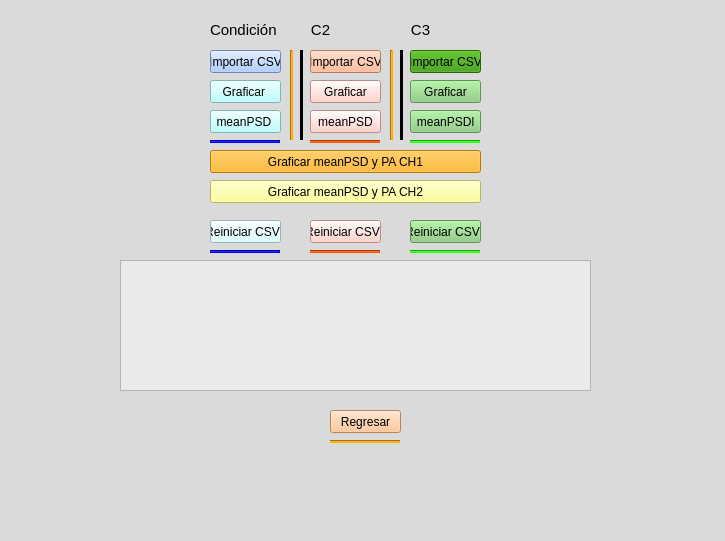
<?xml version="1.0" encoding="UTF-8"?>
<ui version="4.0">
 <class>tres</class>
 <widget class="QMainWindow" name="tres">
  <property name="geometry">
   <rect>
    <x>0</x>
    <y>0</y>
    <width>725</width>
    <height>541</height>
   </rect>
  </property>
  <property name="windowTitle">
   <string>MainWindow</string>
  </property>
  <property name="styleSheet">
   <string notr="true">background-color: rgb(218, 218, 218);</string>
  </property>
  <widget class="QWidget" name="centralwidget">
   <widget class="Line" name="line_4">
    <property name="geometry">
     <rect>
      <x>210</x>
      <y>250</y>
      <width>70</width>
      <height>3</height>
     </rect>
    </property>
    <property name="styleSheet">
     <string notr="true">background-color: rgb(0, 0, 255);</string>
    </property>
    <property name="orientation">
     <enum>Qt::Horizontal</enum>
    </property>
   </widget>
   <widget class="QLabel" name="label">
    <property name="geometry">
     <rect>
      <x>210</x>
      <y>20</y>
      <width>71</width>
      <height>20</height>
     </rect>
    </property>
    <property name="text">
     <string>&lt;html&gt;&lt;head/&gt;&lt;body&gt;&lt;p align=&quot;center&quot;&gt;&lt;span style=&quot; font-size:11pt;&quot;&gt;Condición 1&lt;/span&gt;&lt;/p&gt;&lt;/body&gt;&lt;/html&gt;</string>
    </property>
   </widget>
   <widget class="Line" name="line_3">
    <property name="geometry">
     <rect>
      <x>410</x>
      <y>140</y>
      <width>70</width>
      <height>3</height>
     </rect>
    </property>
    <property name="styleSheet">
     <string notr="true">background-color: rgb(36, 255, 12);</string>
    </property>
    <property name="orientation">
     <enum>Qt::Horizontal</enum>
    </property>
   </widget>
   <widget class="QPushButton" name="boton4">
    <property name="geometry">
     <rect>
      <x>410</x>
      <y>50</y>
      <width>71</width>
      <height>23</height>
     </rect>
    </property>
    <property name="styleSheet">
     <string notr="true">background-color: rgb(49, 147, 0);</string>
    </property>
    <property name="text">
     <string>Importar CSV</string>
    </property>
   </widget>
   <widget class="Line" name="line_5">
    <property name="geometry">
     <rect>
      <x>310</x>
      <y>250</y>
      <width>70</width>
      <height>3</height>
     </rect>
    </property>
    <property name="styleSheet">
     <string notr="true">background-color: rgb(255, 85, 0);</string>
    </property>
    <property name="orientation">
     <enum>Qt::Horizontal</enum>
    </property>
   </widget>
   <widget class="Line" name="line_6">
    <property name="geometry">
     <rect>
      <x>410</x>
      <y>250</y>
      <width>70</width>
      <height>3</height>
     </rect>
    </property>
    <property name="styleSheet">
     <string notr="true">background-color: rgb(36, 255, 12);</string>
    </property>
    <property name="orientation">
     <enum>Qt::Horizontal</enum>
    </property>
   </widget>
   <widget class="QPushButton" name="boton1_1">
    <property name="geometry">
     <rect>
      <x>210</x>
      <y>80</y>
      <width>71</width>
      <height>23</height>
     </rect>
    </property>
    <property name="styleSheet">
     <string notr="true">background-color: rgb(170, 255, 255);</string>
    </property>
    <property name="text">
     <string>Graficar </string>
    </property>
   </widget>
   <widget class="Line" name="line">
    <property name="geometry">
     <rect>
      <x>210</x>
      <y>140</y>
      <width>70</width>
      <height>3</height>
     </rect>
    </property>
    <property name="styleSheet">
     <string notr="true">background-color: rgb(0, 0, 255);</string>
    </property>
    <property name="orientation">
     <enum>Qt::Horizontal</enum>
    </property>
   </widget>
   <widget class="QPushButton" name="boton2_1">
    <property name="geometry">
     <rect>
      <x>210</x>
      <y>180</y>
      <width>271</width>
      <height>23</height>
     </rect>
    </property>
    <property name="styleSheet">
     <string notr="true">background-color: rgb(255, 255, 127);</string>
    </property>
    <property name="text">
     <string>Graficar meanPSD y PA CH2</string>
    </property>
   </widget>
   <widget class="QLabel" name="label_2">
    <property name="geometry">
     <rect>
      <x>310</x>
      <y>20</y>
      <width>21</width>
      <height>20</height>
     </rect>
    </property>
    <property name="text">
     <string>&lt;html&gt;&lt;head/&gt;&lt;body&gt;&lt;p align=&quot;center&quot;&gt;&lt;span style=&quot; font-size:11pt;&quot;&gt;C2&lt;/span&gt;&lt;/p&gt;&lt;/body&gt;&lt;/html&gt;</string>
    </property>
   </widget>
   <widget class="QPushButton" name="boton1">
    <property name="geometry">
     <rect>
      <x>210</x>
      <y>50</y>
      <width>71</width>
      <height>23</height>
     </rect>
    </property>
    <property name="styleSheet">
     <string notr="true">background-color: rgb(151, 191, 255);</string>
    </property>
    <property name="text">
     <string>Importar CSV</string>
    </property>
   </widget>
   <widget class="QLabel" name="label_3">
    <property name="geometry">
     <rect>
      <x>410</x>
      <y>20</y>
      <width>21</width>
      <height>20</height>
     </rect>
    </property>
    <property name="text">
     <string>&lt;html&gt;&lt;head/&gt;&lt;body&gt;&lt;p align=&quot;center&quot;&gt;&lt;span style=&quot; font-size:11pt;&quot;&gt;C3&lt;/span&gt;&lt;/p&gt;&lt;/body&gt;&lt;/html&gt;</string>
    </property>
   </widget>
   <widget class="QPushButton" name="boton4_3">
    <property name="geometry">
     <rect>
      <x>410</x>
      <y>220</y>
      <width>71</width>
      <height>23</height>
     </rect>
    </property>
    <property name="styleSheet">
     <string notr="true">background-color: rgb(133, 203, 120);</string>
    </property>
    <property name="text">
     <string>Reiniciar CSVs</string>
    </property>
   </widget>
   <widget class="QPushButton" name="boton1_3">
    <property name="geometry">
     <rect>
      <x>210</x>
      <y>220</y>
      <width>71</width>
      <height>23</height>
     </rect>
    </property>
    <property name="styleSheet">
     <string notr="true">background-color: rgb(208, 255, 255);</string>
    </property>
    <property name="text">
     <string>Reiniciar CSVs</string>
    </property>
   </widget>
   <widget class="Line" name="line_12">
    <property name="geometry">
     <rect>
      <x>290</x>
      <y>50</y>
      <width>3</width>
      <height>90</height>
     </rect>
    </property>
    <property name="styleSheet">
     <string notr="true">background-color: rgb(255, 170, 0);</string>
    </property>
    <property name="orientation">
     <enum>Qt::Vertical</enum>
    </property>
   </widget>
   <widget class="QPushButton" name="boton3_3">
    <property name="geometry">
     <rect>
      <x>310</x>
      <y>220</y>
      <width>71</width>
      <height>23</height>
     </rect>
    </property>
    <property name="styleSheet">
     <string notr="true">background-color: rgb(255, 197, 187);</string>
    </property>
    <property name="text">
     <string>Reiniciar CSVs</string>
    </property>
   </widget>
   <widget class="Line" name="line_13">
    <property name="geometry">
     <rect>
      <x>300</x>
      <y>50</y>
      <width>3</width>
      <height>90</height>
     </rect>
    </property>
    <property name="styleSheet">
     <string notr="true">background-color: rgb(0, 0, 0);</string>
    </property>
    <property name="orientation">
     <enum>Qt::Vertical</enum>
    </property>
   </widget>
   <widget class="QPushButton" name="boton3_2">
    <property name="geometry">
     <rect>
      <x>310</x>
      <y>110</y>
      <width>71</width>
      <height>23</height>
     </rect>
    </property>
    <property name="styleSheet">
     <string notr="true">background-color: rgb(255, 197, 187);</string>
    </property>
    <property name="text">
     <string>meanPSD</string>
    </property>
   </widget>
   <widget class="QPushButton" name="boton1_2">
    <property name="geometry">
     <rect>
      <x>210</x>
      <y>110</y>
      <width>71</width>
      <height>23</height>
     </rect>
    </property>
    <property name="styleSheet">
     <string notr="true">background-color: rgb(170, 255, 255);</string>
    </property>
    <property name="text">
     <string>meanPSD </string>
    </property>
   </widget>
   <widget class="Line" name="line_2">
    <property name="geometry">
     <rect>
      <x>310</x>
      <y>140</y>
      <width>70</width>
      <height>3</height>
     </rect>
    </property>
    <property name="styleSheet">
     <string notr="true">background-color: rgb(255, 85, 0);</string>
    </property>
    <property name="orientation">
     <enum>Qt::Horizontal</enum>
    </property>
   </widget>
   <widget class="Line" name="line_15">
    <property name="geometry">
     <rect>
      <x>400</x>
      <y>50</y>
      <width>3</width>
      <height>90</height>
     </rect>
    </property>
    <property name="styleSheet">
     <string notr="true">background-color: rgb(0, 0, 0);</string>
    </property>
    <property name="orientation">
     <enum>Qt::Vertical</enum>
    </property>
   </widget>
   <widget class="QPushButton" name="boton4_1">
    <property name="geometry">
     <rect>
      <x>410</x>
      <y>80</y>
      <width>71</width>
      <height>23</height>
     </rect>
    </property>
    <property name="styleSheet">
     <string notr="true">background-color: rgb(133, 203, 120);</string>
    </property>
    <property name="text">
     <string>Graficar</string>
    </property>
   </widget>
   <widget class="QPushButton" name="boton3">
    <property name="geometry">
     <rect>
      <x>310</x>
      <y>50</y>
      <width>71</width>
      <height>23</height>
     </rect>
    </property>
    <property name="styleSheet">
     <string notr="true">background-color: rgb(255, 170, 127);</string>
    </property>
    <property name="text">
     <string>Importar CSV</string>
    </property>
   </widget>
   <widget class="QTextEdit" name="resultado">
    <property name="geometry">
     <rect>
      <x>120</x>
      <y>260</y>
      <width>471</width>
      <height>131</height>
     </rect>
    </property>
    <property name="styleSheet">
     <string notr="true">background-color: rgb(234, 234, 234);</string>
    </property>
   </widget>
   <widget class="Line" name="line_8">
    <property name="geometry">
     <rect>
      <x>390</x>
      <y>50</y>
      <width>3</width>
      <height>90</height>
     </rect>
    </property>
    <property name="styleSheet">
     <string notr="true">background-color: rgb(255, 170, 0);</string>
    </property>
    <property name="orientation">
     <enum>Qt::Vertical</enum>
    </property>
   </widget>
   <widget class="QPushButton" name="boton4_2">
    <property name="geometry">
     <rect>
      <x>410</x>
      <y>110</y>
      <width>71</width>
      <height>23</height>
     </rect>
    </property>
    <property name="styleSheet">
     <string notr="true">background-color: rgb(133, 203, 120);</string>
    </property>
    <property name="text">
     <string>meanPSDl</string>
    </property>
   </widget>
   <widget class="QPushButton" name="boton2">
    <property name="geometry">
     <rect>
      <x>210</x>
      <y>150</y>
      <width>271</width>
      <height>23</height>
     </rect>
    </property>
    <property name="styleSheet">
     <string notr="true">background-color: rgb(255, 170, 0);</string>
    </property>
    <property name="text">
     <string>Graficar meanPSD y PA CH1</string>
    </property>
   </widget>
   <widget class="QPushButton" name="boton3_1">
    <property name="geometry">
     <rect>
      <x>310</x>
      <y>80</y>
      <width>71</width>
      <height>23</height>
     </rect>
    </property>
    <property name="styleSheet">
     <string notr="true">background-color: rgb(255, 197, 187);</string>
    </property>
    <property name="text">
     <string>Graficar</string>
    </property>
   </widget>
   <widget class="Line" name="line_19">
    <property name="geometry">
     <rect>
      <x>330</x>
      <y>440</y>
      <width>70</width>
      <height>3</height>
     </rect>
    </property>
    <property name="styleSheet">
     <string notr="true">background-color: rgb(255, 170, 0);</string>
    </property>
    <property name="orientation">
     <enum>Qt::Horizontal</enum>
    </property>
   </widget>
   <widget class="QPushButton" name="boton6_4">
    <property name="geometry">
     <rect>
      <x>330</x>
      <y>410</y>
      <width>71</width>
      <height>23</height>
     </rect>
    </property>
    <property name="styleSheet">
     <string notr="true">background-color: rgb(255, 186, 129);</string>
    </property>
    <property name="text">
     <string>Regresar</string>
    </property>
   </widget>
  </widget>
  <widget class="QMenuBar" name="menubar">
   <property name="geometry">
    <rect>
     <x>0</x>
     <y>0</y>
     <width>725</width>
     <height>21</height>
    </rect>
   </property>
  </widget>
  <widget class="QStatusBar" name="statusbar"/>
 </widget>
 <resources/>
 <connections/>
</ui>
